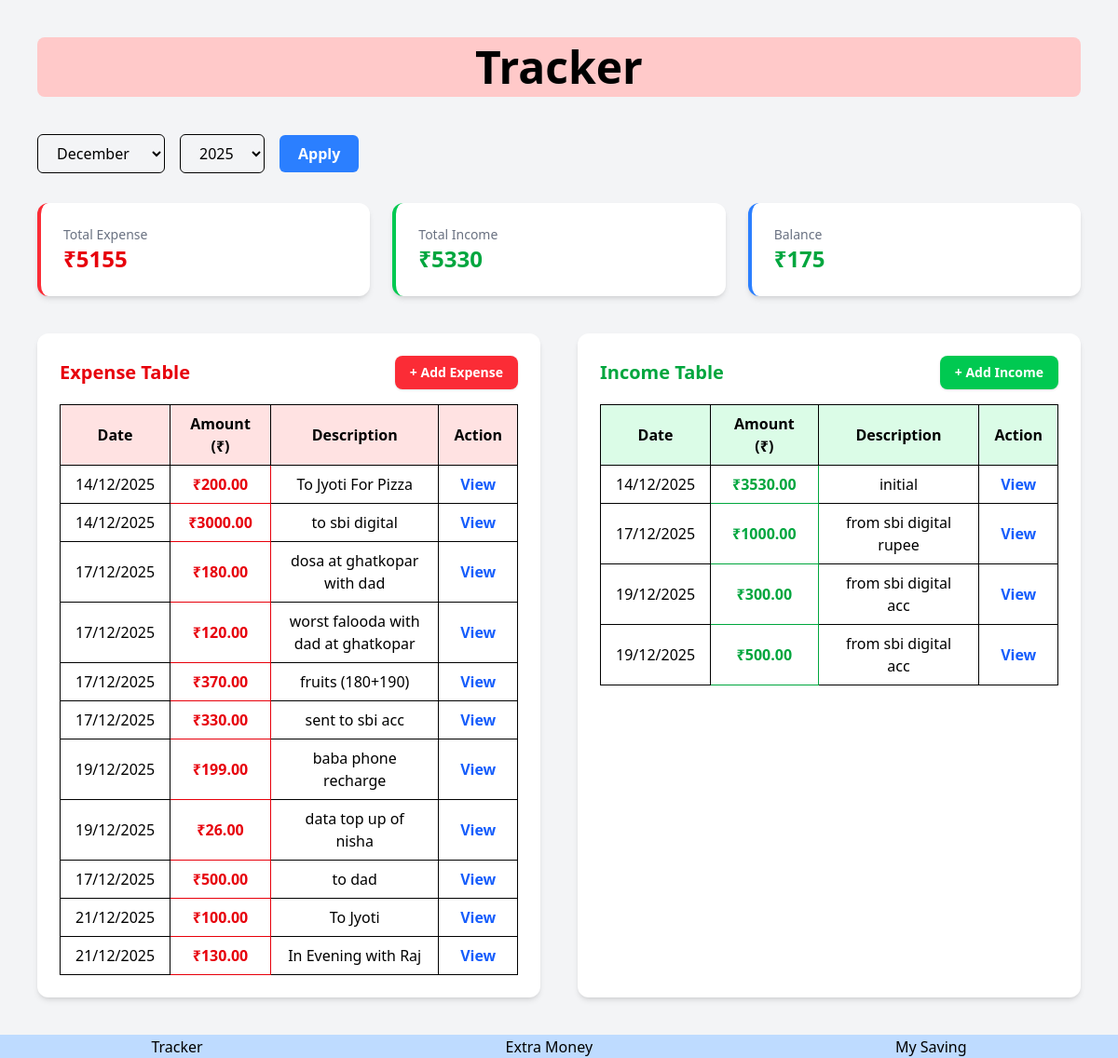
/tracker/, run on the app's committed database.
### tracker/models.py (models this page shows, shortened)
class Expense(models.Model):
    exp_desc = models.CharField(max_length=150)
    exp_amount = models.DecimalField(max_digits=10,decimal_places=2)
    exp_date = models.DateField()

class Income(models.Model):
    inc_desc = models.CharField(max_length=150)
    inc_amount = models.DecimalField(max_digits=10,decimal_places=2)
    inc_date = models.DateField()

### tracker/views.py (the view)
# urls.py: path('',views.tracker_home,name="tracker_home"),
def tracker_home(request):
    today = date.today()
    month = int(request.GET.get('month', today.month))
    year = int(request.GET.get('year', today.year))
    expense = Expense.objects.filter(exp_date__month=month, exp_date__year=year)
    income  = Income.objects.filter(inc_date__month=month,  inc_date__year=year)
    total_expense = expense.aggregate(total=Sum('exp_amount'))['total'] or 0
    total_income  = income.aggregate(total=Sum('inc_amount'))['total'] or 0
    return render(request, 'tracker/home.html', {
        'expense': expense,
        'income': income,
        'total_expense': total_expense,
        'total_income': total_income,
        'balance': total_income - total_expense,
        'selected_month': month,
        'selected_year': year,
        'years': range(today.year, 2051),  # till 2050
    })

### tracker/templates/tracker/home.html (shortened to what this page needs)
<!DOCTYPE html>
<html lang="en">
<head>
    <script src="https://cdn.jsdelivr.net/npm/@tailwindcss/browser@4"></script>
</head>
<body class="bg-gray-100 min-h-screen flex flex-col">
    <main class="flex-grow p-10">
        <div class="w-[100%] bg-red-200 text-center text-5xl mb-10 rounded-lg p-2 font-bold">
            <h1>Tracker</h1>
        </div>
        <form method="GET" class="flex flex-wrap items-center gap-4 mb-8">
            <select name="month" class="border px-4 py-2 rounded-md">
                <option value="12" {% if selected_month == 12 %}selected{% endif %}>December</option>
            </select>
            <select name="year" class="border px-4 py-2 rounded-md">
                {% for y in years %}
                    <option value="{{ y }}" {% if selected_year == y %}selected{% endif %}>
                        {{ y }}
                    </option>
                {% endfor %}
            </select>
            <button type="submit"
                class="bg-blue-500 hover:bg-blue-600 text-white px-5 py-2 rounded-md font-semibold">
                Apply
            </button>
        </form>
        <div class="grid grid-cols-1 md:grid-cols-3 gap-6 mb-10">
            <div class="bg-white p-6 rounded-xl shadow-md border-l-4 border-red-500">
                <h3 class="text-gray-500 text-sm">Total Expense</h3>
                <p class="text-2xl font-bold text-red-600">₹{{ total_expense }}</p>
            </div>
            <div class="bg-white p-6 rounded-xl shadow-md border-l-4 border-green-500">
                <h3 class="text-gray-500 text-sm">Total Income</h3>
                <p class="text-2xl font-bold text-green-600">₹{{ total_income }}</p>
            </div>
            <div class="bg-white p-6 rounded-xl shadow-md border-l-4 border-blue-500">
                <h3 class="text-gray-500 text-sm">Balance</h3>
                <p class="text-2xl font-bold {% if balance >= 0 %}text-green-600{% else %}text-red-600{% endif %}">
                    ₹{{ balance }}
                </p>
            </div>
        </div>
        <div class="flex flex-col md:flex-row gap-10">
        <div class="bg-white p-6 rounded-xl shadow-md w-full md:w-1/2">
            <div class="flex items-center justify-between mb-4">
                <h2 class="text-xl font-bold text-red-600">Expense Table</h2>
                <a href="{% url 'tracker:tracker_expense' %}?month={{ selected_month }}&year={{ selected_year }}"
                   class="bg-red-500 hover:bg-red-600 text-white px-4 py-2 rounded-lg text-sm font-semibold shadow">
                    + Add Expense
                </a>
            </div>
            <table class="w-full border border-gray-300">
                <thead class="bg-red-100">
                    <tr>
                        <th class="border px-4 py-2">Date</th>
                        <th class="border px-4 py-2">Amount (₹)</th>
                        <th class="border px-4 py-2">Description</th>
                        <th class="border px-4 py-2">Action</th>
                    </tr>
                </thead>
                <tbody>
                    {% for e in expense %}
                    <tr class="text-center hover:bg-red-50">
                        <td class="border px-4 py-2">{{ e.exp_date|date:"d/m/Y" }}</td>
                        <td class="border px-4 py-2 text-red-600 font-semibold">₹{{ e.exp_amount }}</td>
                        <td class="border px-4 py-2">{{ e.exp_desc }}</td>
                        <td class="border px-4 py-2">
                            <a href="{% url 'tracker:expenseView' e.id %}"
                               class="text-blue-600 hover:underline font-semibold">
                                View
                            </a>
                        </td>
                    </tr>
                    {% empty %}
                    <tr>
                        <td colspan="4" class="border px-4 py-2 text-gray-500">
                            No expenses added
                        </td>
                    </tr>
                    {% endfor %}
                </tbody>
            </table>
        </div>
        <div class="bg-white p-6 rounded-xl shadow-md w-full md:w-1/2">
            <div class="flex items-center justify-between mb-4">
                <h2 class="text-xl font-bold text-green-600">Income Table</h2>
                <a href="{% url 'tracker:tracker_income' %}?month={{ selected_month }}&year={{ selected_year }}"
                   class="bg-green-500 hover:bg-green-600 text-white px-4 py-2 rounded-lg text-sm font-semibold shadow">
                    + Add Income
                </a>
            </div>
            <table class="w-full border border-gray-300">
                <thead class="bg-green-100">
                    <tr>
                        <th class="border px-4 py-2">Date</th>
                        <th class="border px-4 py-2">Amount (₹)</th>
                        <th class="border px-4 py-2">Description</th>
                        <th class="border px-4 py-2">Action</th>
                    </tr>
                </thead>
                <tbody>
                    {% for i in income %}
                    <tr class="text-center hover:bg-green-50">
                        <td class="border px-4 py-2">{{ i.inc_date|date:"d/m/Y" }}</td>
                        <td class="border px-4 py-2 text-green-600 font-semibold">₹{{ i.inc_amount }}</td>
                        <td class="border px-4 py-2">{{ i.inc_desc }}</td>
                        <td class="border px-4 py-2">
                            <a href="{% url 'tracker:incomeView' i.id %}"
                               class="text-blue-600 hover:underline font-semibold">
                                View
                            </a>
                        </td>
                    </tr>
                    {% empty %}
                    <tr>
                        <td colspan="4" class="border px-4 py-2 text-gray-500">
                            No income added
                        </td>
                    </tr>
                    {% endfor %}
                </tbody>
            </table>
        </div>
        </div>
    </main>
    <footer>
        <div class="flex w-[100%] justify-around h-[25px] items-center bg-blue-200">
            <div class="">
                <a href="{% url 'tracker:tracker_home' %}">Tracker</a>
            </div>
            <div class="">
                <a href="{% url 'dad:dad_home' %}">Extra Money</a>
            </div>
            <div class="">
                <a href="{% url 'mysaving:mysaving_home' %}">My Saving</a>
            </div>
        </div>
    </footer>
</body>
</html>

### data on the page
Expense: exp_date "14/12/2025", exp_amount "200.00", exp_desc "To Jyoti For Pizza"
Expense: exp_date "14/12/2025", exp_amount "3000.00", exp_desc "to sbi digital"
Expense: exp_date "17/12/2025", exp_amount "180.00", exp_desc "dosa at ghatkopar with dad"
Expense: exp_date "17/12/2025", exp_amount "120.00", exp_desc "worst falooda with dad at ghatkopar"
Expense: exp_date "17/12/2025", exp_amount "370.00", exp_desc "fruits (180+190)"
Expense: exp_date "17/12/2025", exp_amount "330.00", exp_desc "sent to sbi acc"
Expense: exp_date "19/12/2025", exp_amount "199.00", exp_desc "baba phone recharge"
Expense: exp_date "19/12/2025", exp_amount "26.00", exp_desc "data top up of nisha"
Expense: exp_date "17/12/2025", exp_amount "500.00", exp_desc "to dad"
Expense: exp_date "21/12/2025", exp_amount "100.00", exp_desc "To Jyoti"
Expense: exp_date "21/12/2025", exp_amount "130.00", exp_desc "In Evening with Raj"
Income: inc_date "14/12/2025", inc_amount "3530.00", inc_desc "initial"
Income: inc_date "17/12/2025", inc_amount "1000.00", inc_desc "from sbi digital rupee"
Income: inc_date "19/12/2025", inc_amount "300.00", inc_desc "from sbi digital acc"
Income: inc_date "19/12/2025", inc_amount "500.00", inc_desc "from sbi digital acc"

### other printed values
{{ total_expense }} "5155"
{{ total_income }} "5330"
{{ balance }} "175"
form field year "2025"
